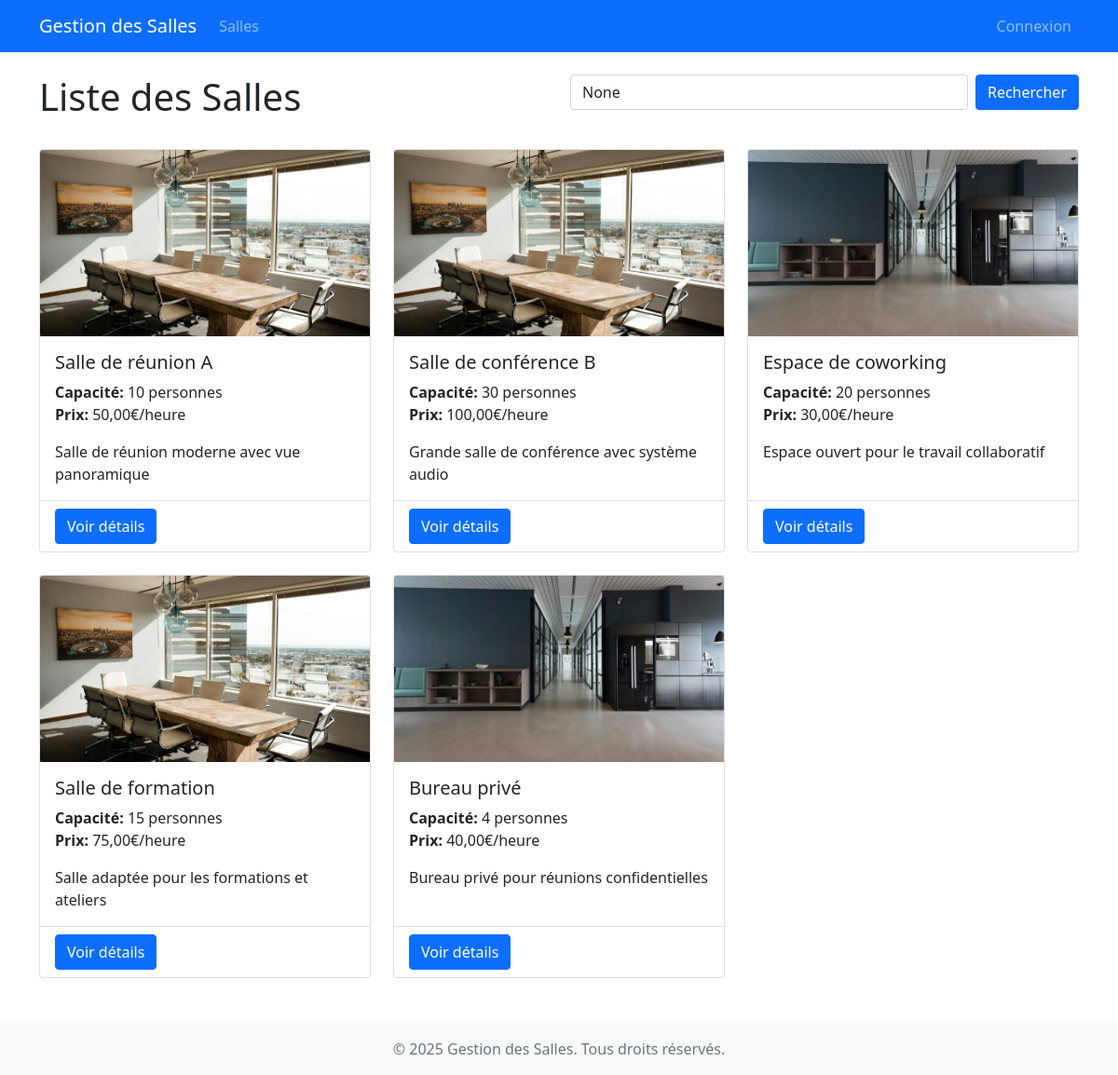
The page / on the database its author committed.
### reservations/models.py (models this page shows, shortened)
class Salle(models.Model):
    nom = models.CharField(max_length=100, unique=True)
    capacite = models.IntegerField()
    description = models.TextField(blank=True)
    equipements = models.TextField(blank=True)
    disponible = models.BooleanField(default=True)
    image = models.ImageField(upload_to='salles/', blank=True, null=True)
    prix_par_heure = models.DecimalField(max_digits=10, decimal_places=2, default=0.00)
    class Meta:
        verbose_name = "Salle"
        verbose_name_plural = "Salles"

### reservations/views.py (the view)
# urls.py: path('', views.liste_salles, name='liste_salles'),
def liste_salles(request):
    salles = Salle.objects.filter(disponible=True)
    query = request.GET.get('q')
    if query:
        salles = salles.filter(
            Q(nom__icontains=query) |
            Q(description__icontains=query) |
            Q(equipements__icontains=query)
        )
    paginator = Paginator(salles, 6)
    page = request.GET.get('page')
    salles = paginator.get_page(page)
    return render(request, 'reservations/liste_salles.html', {
        'salles': salles,
        'query': query
    })

### reservations/templates/reservations/liste_salles.html (shortened to what this page needs)
{% extends 'base.html' %}
{% block content %}
<div class="row mb-4">
    <div class="col-md-6">
        <h1>Liste des Salles</h1>
    </div>
    <div class="col-md-6">
        <form method="get" class="d-flex">
            <input type="search" name="q" class="form-control me-2" placeholder="Rechercher une salle..." value="{{ query }}">
            <button type="submit" class="btn btn-primary">Rechercher</button>
        </form>
    </div>
</div>
<div class="row row-cols-1 row-cols-md-3 g-4">
    {% for salle in salles %}
    <div class="col">
        <div class="card h-100">
            {% if salle.image %}
            <img src="{{ salle.image.url }}" class="card-img-top" alt="{{ salle.nom }}" style="height: 200px; object-fit: cover;">
            {% else %}
            <div class="card-img-top bg-light d-flex align-items-center justify-content-center" style="height: 200px;">
                <span class="text-muted">Aucune image</span>
            </div>
            {% endif %}
            <div class="card-body">
                <h5 class="card-title">{{ salle.nom }}</h5>
                <p class="card-text">
                    <strong>Capacité:</strong> {{ salle.capacite }} personnes<br>
                    <strong>Prix:</strong> {{ salle.prix_par_heure }}€/heure
                </p>
                {% if salle.description %}
                <p class="card-text">{{ salle.description|truncatewords:20 }}</p>
                {% endif %}
            </div>
            <div class="card-footer bg-transparent">
                <a href="{% url 'reservations:detail_salle' salle.id %}" class="btn btn-primary">Voir détails</a>
            </div>
        </div>
    </div>
    {% empty %}
    <div class="col-12">
        <div class="alert alert-info">
            Aucune salle disponible pour le moment.
        </div>
    </div>
    {% endfor %}
</div>
{% endblock %}

### templates/base.html (shortened to what this page needs)
<!DOCTYPE html>
<html lang="fr">
<head>
    <link href="https://cdn.jsdelivr.net/npm/bootstrap@5.1.3/dist/css/bootstrap.min.css" rel="stylesheet">
</head>
<body>
    <nav class="navbar navbar-expand-lg navbar-dark bg-primary">
        <div class="container">
            <a class="navbar-brand" href="{% url 'reservations:liste_salles' %}">Gestion des Salles</a>
            <div class="collapse navbar-collapse" id="navbarNav">
                <ul class="navbar-nav me-auto">
                    <li class="nav-item">
                        <a class="nav-link" href="{% url 'reservations:liste_salles' %}">Salles</a>
                    </li>
                </ul>
                <ul class="navbar-nav">
                    {% if user.is_authenticated %}
                    <li class="nav-item">
                        <span class="nav-link">Bienvenue, {{ user.username }}</span>
                    </li>
                    <li class="nav-item">
                        <a class="nav-link" href="{% url 'reservations:logout' %}">Déconnexion</a>
                    </li>
                    {% else %}
                    <li class="nav-item">
                        <a class="nav-link" href="{% url 'login' %}">Connexion</a>
                    </li>
                    {% endif %}
                </ul>
            </div>
        </div>
    </nav>
    <div class="container mt-4">
        {% block content %}
        {% endblock %}
    </div>
    <footer class="footer mt-5 py-3 bg-light">
        <div class="container text-center">
            <span class="text-muted">© {% now "Y" %} Gestion des Salles. Tous droits réservés.</span>
        </div>
    </footer>
</body>
</html>

### rows shown on the page
Salle: image (picture), nom "Salle de réunion A", capacite "10", prix_par_heure "50,00", description "Salle de réunion moderne avec vue panoramique"
Salle: image (picture), nom "Salle de conférence B", capacite "30", prix_par_heure "100,00", description "Grande salle de conférence avec système audio"
Salle: image (picture), nom "Espace de coworking", capacite "20", prix_par_heure "30,00", description "Espace ouvert pour le travail collaboratif"
Salle: image (picture), nom "Salle de formation", capacite "15", prix_par_heure "75,00", description "Salle adaptée pour les formations et ateliers"
Salle: image (picture), nom "Bureau privé", capacite "4", prix_par_heure "40,00", description "Bureau privé pour réunions confidentielles"
